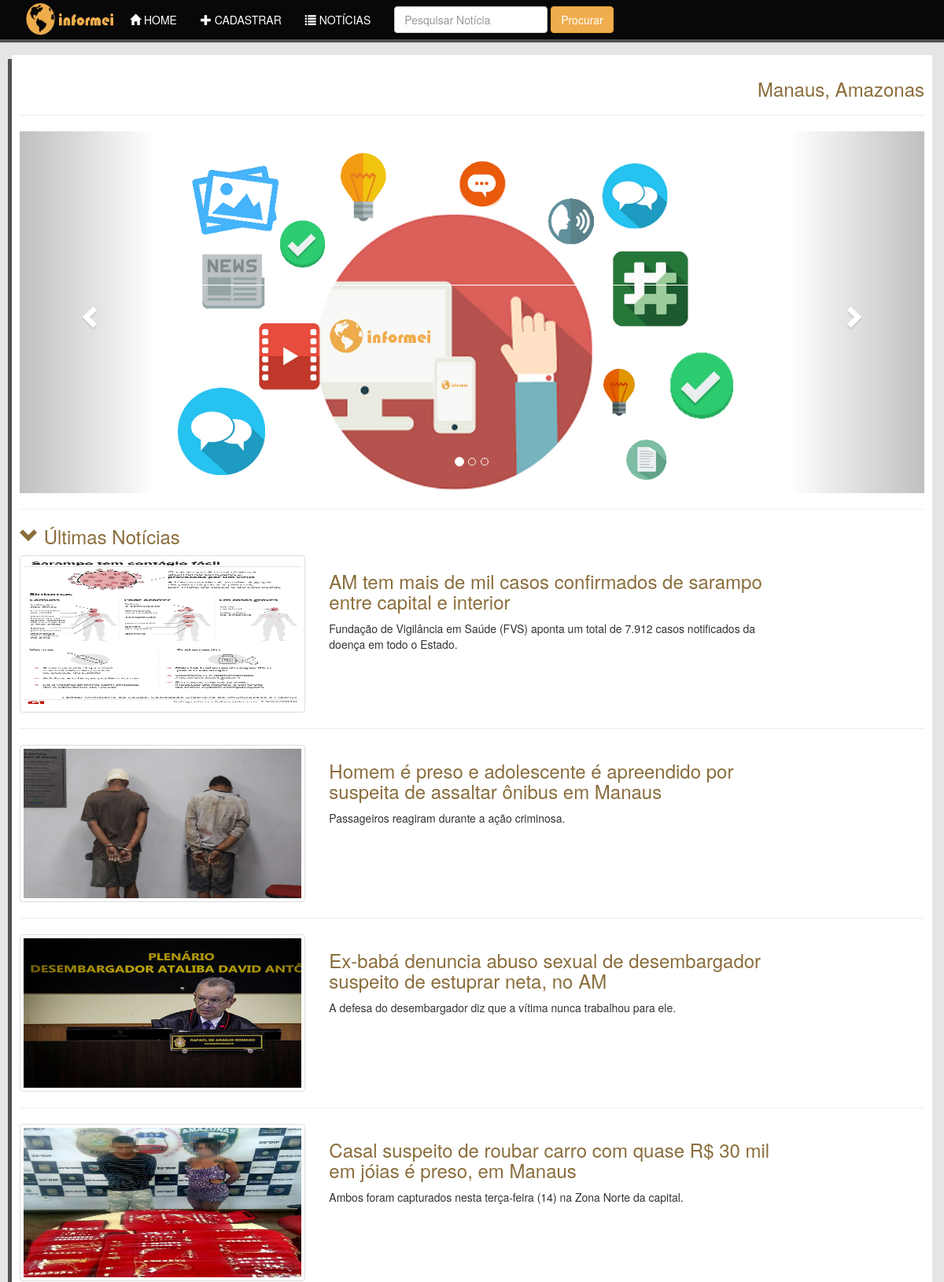
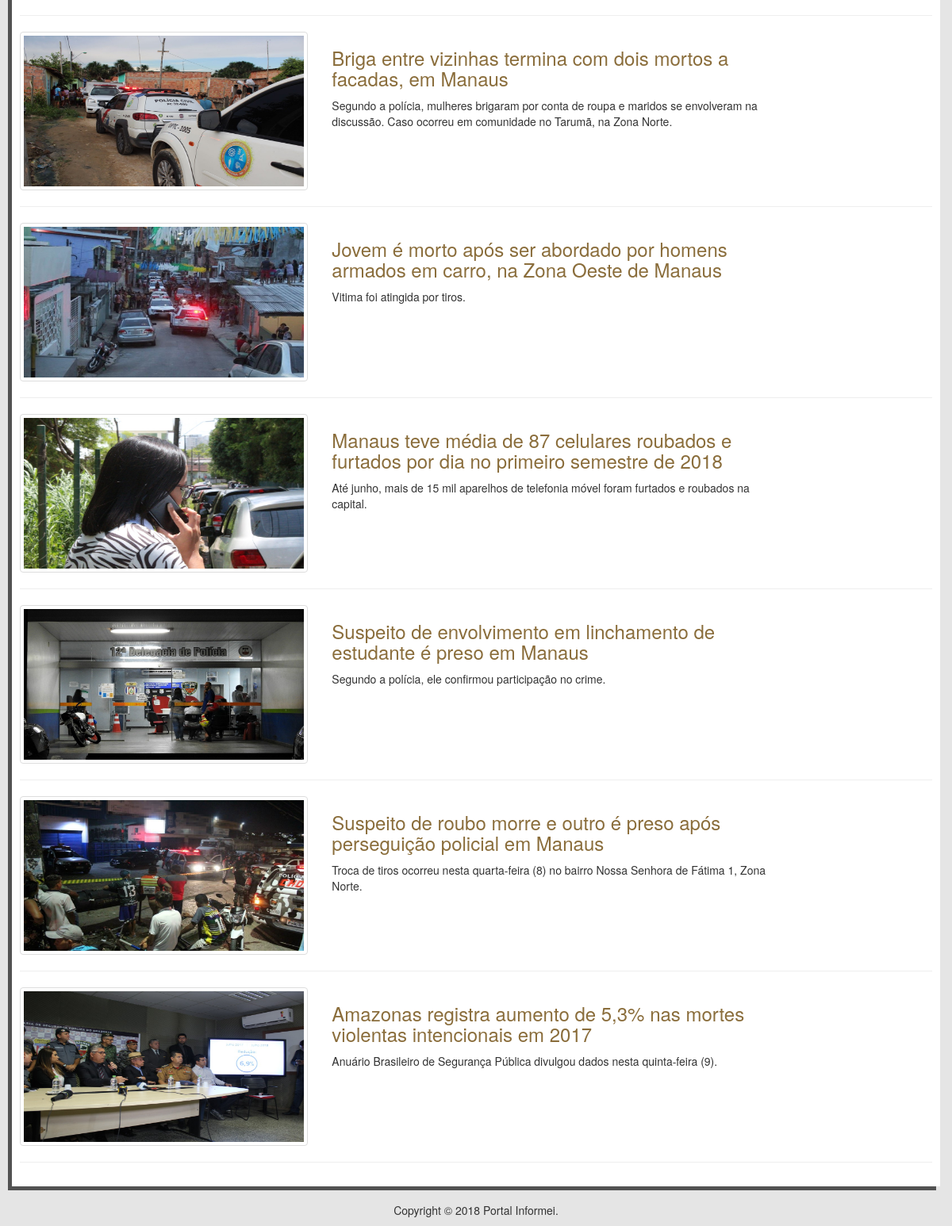
The page / on the database its author committed (2 pictures, top to bottom).
### tables this page shows
CREATE TABLE `noticias` (
  `id` int(11) NOT NULL,
  `titulo` varchar(200) NOT NULL,
  `subtitulo` varchar(200) NOT NULL,
  `descricao` text NOT NULL,
  `img` varchar(100) NOT NULL,
  `data` timestamp NOT NULL DEFAULT CURRENT_TIMESTAMP,
  `autor` varchar(100) NOT NULL
);

### application/controllers/Welcome.php (called while the page is built, shortened)
<?php
class Welcome extends CI_Controller {
	function __construct(){
		$this->load->helper("url");
		$this->load->helper('string');
		$this->load->model("noticias");
		$this->load->library('upload');
	}
	public function index(){
		$this->load->model("Noticias");
		$lista = $this->Noticias->busca_certa();
		$info = array("noticias" => $lista);
		$this->load->view('index', $info);
	}
}

### index.php (called while the page is built, shortened)
<?php
require_once BASEPATH.'core/CodeIgniter.php';

### application/models/Noticias.php (called while the page is built, shortened)
<?php
class Noticias extends CI_Model {
	public function busca_certa(){
		$this->db->order_by('id','DESC');
		$this->db->limit(10);
		return $this->db->get("noticias")->result();
	}
}

### application/views/index.php (the view, shortened to what this page needs)
<?php
$this->load->view("portal_cabecalho");
?>
        <div class="container" id="conteudo">
          <h3 class="text-right text-warning">Manaus, Amazonas</h3>
          <hr>
          <div id="carousel-example-generic" class="carousel slide" data-ride="carousel">
            <ol class="carousel-indicators">
              <li data-target="#carousel-example-generic" data-slide-to="0" class="active"></li>
              <li data-target="#carousel-example-generic" data-slide-to="1"></li>
              <li data-target="#carousel-example-generic" data-slide-to="2"></li>
            </ol>
            <div class="carousel-inner" role="listbox">
              <div class="item active">
                <img src="<?php echo base_url ("extras/img/slide1.png");?>" alt="...">
                <div class="carousel-caption">
                </div>
              </div>
            </div>
            <a class="left carousel-control" href="#carousel-example-generic" role="button" data-slide="prev">
              <span class="glyphicon glyphicon-chevron-left" aria-hidden="true"></span>
            </a>
            <a class="right carousel-control" href="#carousel-example-generic" role="button" data-slide="next">
              <span class="glyphicon glyphicon-chevron-right" aria-hidden="true"></span>
            </a>
          </div>
          <hr>
          <h3 class="text-warning"><span class="glyphicon glyphicon-chevron-down"></span> Últimas Notícias</h3>
          <?php foreach ($noticias as $noticia): ?>
            <div class="row">
              <div class="col-md-4 col-xs-12">
                <img src="<?php echo base_url ($noticia->img);?>" id="img-noticias" alt="..." class="img-thumbnail">
              </div>
              <div class="col-md-6 col-xs-12">
                <a href="<?= base_url ('index.php/Welcome/portal_visualizar/'.$noticia->id) ?>"> <h3 class="text-warning"><?php echo $noticia->titulo; ?></h3></a>
                <p><?php echo $noticia->subtitulo; ?></p>
              </div>
            </div>
            <hr>
          <?php endforeach ?>
        </div>
        <br>
        <p class="text-center">Copyright © 2018 Portal Informei.</p>
  </body>
</html>

### application/views/portal_cabecalho.php (shortened to what this page needs)
<!DOCTYPE html>
<html lang="pt-BR">
  <head>
    <link rel="stylesheet" type="text/css" href="<?php echo base_url("extras/css/bootstrap.min.css");?>">
    <link rel="stylesheet" type="text/css" href="<?php echo base_url("extras/css/style.css");?>">
  </head>
  <body>
    <nav  id="navbar" class="navbar navbar-inverse">
      <div class="container">
        <div class="navbar-header">
          <img id="logo" src="<?php echo base_url ("extras/img/logo.png");?>" alt="logo">
        </div>
        <div id="navbarCollapse" class="navbar-collapse collapse">
          <ul class="nav navbar-nav">
            <li><a href="<?php echo base_url();?>index.php/Welcome"><span class="glyphicon glyphicon-home"></span> HOME</a></li>
            <li><a href="<?php echo base_url();?>index.php/Welcome/portal_cadastrar"><span class="glyphicon glyphicon-plus"></span> CADASTRAR</a></li>
            <li><a href="<?php echo base_url();?>index.php/Welcome/portal_noticias"><span class="glyphicon glyphicon-list"></span> NOTÍCIAS</a></li>
            <form class="navbar-form navbar-left" action="<?php echo base_url();?>index.php/Welcome/portal_busca" method="POST">
		    	    <div class="form-group">
		            <input type="text" class="form-control" name="palavra" placeholder="Pesquisar Notícia" required="">
		          </div>
		          <input type="submit" class="btn btn-warning" name="pesquisar" value="Procurar"></input>
		        </form>
          </ul>
        </div>
      </div>
    </nav>

### extras/css/style.css (style rules this page uses)
body { background-color: #e5e5e5; }
#navbar { background: #080808; box-shadow: -0px 4px 0px 0px #525252; border-radius:0px; border:none; }
#navbarCollapse a { color: #fff; }
#conteudo { padding:10px; background-color: #fff; box-shadow: -5px 5px 0px 0px #525252; }
#logo { height: 50px; width: 120px; }
#img-noticias { height: 200px; width: 400px; }

### rows shown on the page
noticias: img (picture), titulo "AM tem mais de mil casos confirmados de sarampo entre capital e interior", subtitulo "Fundação de Vigilância em Saúde (FVS) aponta um total de 7.912 casos notificados da doença em todo o Estado."
noticias: img (picture), titulo "Homem é preso e adolescente é apreendido por suspeita de assaltar ônibus em Manaus", subtitulo "Passageiros reagiram durante a ação criminosa."
noticias: img (picture), titulo "Ex-babá denuncia abuso sexual de desembargador suspeito de estuprar neta, no AM", subtitulo "A defesa do desembargador diz que a vítima nunca trabalhou para ele."
noticias: img (picture), titulo "Casal suspeito de roubar carro com quase R$ 30 mil em jóias é preso, em Manaus", subtitulo "Ambos foram capturados nesta terça-feira (14) na Zona Norte da capital."
noticias: img (picture), titulo "Briga entre vizinhas termina com dois mortos a facadas, em Manaus", subtitulo "Segundo a polícia, mulheres brigaram por conta de roupa e maridos se envolveram na discussão. Caso ocorreu em comunidade no Tarumã, na Zona Norte."
noticias: img (picture), titulo "Jovem é morto após ser abordado por homens armados em carro, na Zona Oeste de Manaus", subtitulo "Vitima foi atingida por tiros."
noticias: img (picture), titulo "Manaus teve média de 87 celulares roubados e furtados por dia no primeiro semestre de 2018", subtitulo "Até junho, mais de 15 mil aparelhos de telefonia móvel foram furtados e roubados na capital."
noticias: img (picture), titulo "Suspeito de envolvimento em linchamento de estudante é preso em Manaus", subtitulo "Segundo a polícia, ele confirmou participação no crime."
noticias: img (picture), titulo "Suspeito de roubo morre e outro é preso após perseguição policial em Manaus", subtitulo "Troca de tiros ocorreu nesta quarta-feira (8) no bairro Nossa Senhora de Fátima 1, Zona Norte."
noticias: img (picture), titulo "Amazonas registra aumento de 5,3% nas mortes violentas intencionais em 2017", subtitulo "Anuário Brasileiro de Segurança Pública divulgou dados nesta quinta-feira (9)."
